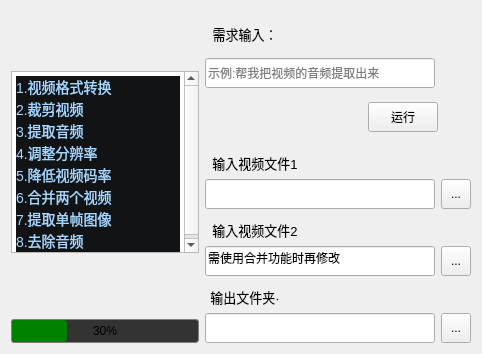
<?xml version="1.0" encoding="UTF-8"?>
<ui version="4.0">
 <class>Widget</class>
 <widget class="QWidget" name="Widget">
  <property name="geometry">
   <rect>
    <x>0</x>
    <y>0</y>
    <width>482</width>
    <height>354</height>
   </rect>
  </property>
  <property name="windowTitle">
   <string>自然语言剪辑视频小工具</string>
  </property>
  <layout class="QVBoxLayout" name="verticalLayout_6">
   <item>
    <spacer name="verticalSpacer">
     <property name="orientation">
      <enum>Qt::Orientation::Vertical</enum>
     </property>
     <property name="sizeHint" stdset="0">
      <size>
       <width>20</width>
       <height>40</height>
      </size>
     </property>
    </spacer>
   </item>
   <item>
    <layout class="QHBoxLayout" name="horizontalLayout_7">
     <item>
      <layout class="QVBoxLayout" name="verticalLayout_5">
       <item>
        <spacer name="verticalSpacer_6">
         <property name="orientation">
          <enum>Qt::Orientation::Vertical</enum>
         </property>
         <property name="sizeHint" stdset="0">
          <size>
           <width>20</width>
           <height>40</height>
          </size>
         </property>
        </spacer>
       </item>
       <item>
        <spacer name="verticalSpacer_3">
         <property name="orientation">
          <enum>Qt::Orientation::Vertical</enum>
         </property>
         <property name="sizeHint" stdset="0">
          <size>
           <width>20</width>
           <height>40</height>
          </size>
         </property>
        </spacer>
       </item>
       <item>
        <widget class="QTextBrowser" name="textBrowser">
         <property name="styleSheet">
          <string notr="true"/>
         </property>
         <property name="html">
          <string>&lt;!DOCTYPE HTML PUBLIC &quot;-//W3C//DTD HTML 4.0//EN&quot; &quot;http://www.w3.org/TR/REC-html40/strict.dtd&quot;&gt;
&lt;html&gt;&lt;head&gt;&lt;meta name=&quot;qrichtext&quot; content=&quot;1&quot; /&gt;&lt;meta charset=&quot;utf-8&quot; /&gt;&lt;style type=&quot;text/css&quot;&gt;
p, li { white-space: pre-wrap; }
hr { height: 1px; border-width: 0; }
li.unchecked::marker { content: &quot;\2610&quot;; }
li.checked::marker { content: &quot;\2612&quot;; }
&lt;/style&gt;&lt;/head&gt;&lt;body style=&quot; font-family:'Microsoft YaHei UI'; font-size:9pt; font-weight:400; font-style:normal;&quot;&gt;
&lt;p style=&quot; margin-top:0px; margin-bottom:0px; margin-left:0px; margin-right:0px; -qt-block-indent:0; text-indent:0px; line-height:19px; background-color:#121314;&quot;&gt;&lt;span style=&quot; font-family:'Consolas','Courier New','monospace'; font-size:14px; color:#a5d6ff;&quot;&gt;1.视频格式转换&lt;/span&gt;&lt;/p&gt;
&lt;p style=&quot; margin-top:0px; margin-bottom:0px; margin-left:0px; margin-right:0px; -qt-block-indent:0; text-indent:0px; line-height:19px; background-color:#121314;&quot;&gt;&lt;span style=&quot; font-family:'Consolas','Courier New','monospace'; font-size:14px; color:#a5d6ff;&quot;&gt;2.裁剪视频&lt;/span&gt;&lt;/p&gt;
&lt;p style=&quot; margin-top:0px; margin-bottom:0px; margin-left:0px; margin-right:0px; -qt-block-indent:0; text-indent:0px; line-height:19px; background-color:#121314;&quot;&gt;&lt;span style=&quot; font-family:'Consolas','Courier New','monospace'; font-size:14px; color:#a5d6ff;&quot;&gt;3.提取音频&lt;/span&gt;&lt;/p&gt;
&lt;p style=&quot; margin-top:0px; margin-bottom:0px; margin-left:0px; margin-right:0px; -qt-block-indent:0; text-indent:0px; line-height:19px; background-color:#121314;&quot;&gt;&lt;span style=&quot; font-family:'Consolas','Courier New','monospace'; font-size:14px; color:#a5d6ff;&quot;&gt;4.调整分辨率&lt;/span&gt;&lt;/p&gt;
&lt;p style=&quot; margin-top:0px; margin-bottom:0px; margin-left:0px; margin-right:0px; -qt-block-indent:0; text-indent:0px; line-height:19px; background-color:#121314;&quot;&gt;&lt;span style=&quot; font-family:'Consolas','Courier New','monospace'; font-size:14px; color:#a5d6ff;&quot;&gt;5.降低视频码率&lt;/span&gt;&lt;/p&gt;
&lt;p style=&quot; margin-top:0px; margin-bottom:0px; margin-left:0px; margin-right:0px; -qt-block-indent:0; text-indent:0px; line-height:19px; background-color:#121314;&quot;&gt;&lt;span style=&quot; font-family:'Consolas','Courier New','monospace'; font-size:14px; color:#a5d6ff;&quot;&gt;6.合并两个视频&lt;/span&gt;&lt;/p&gt;
&lt;p style=&quot; margin-top:0px; margin-bottom:0px; margin-left:0px; margin-right:0px; -qt-block-indent:0; text-indent:0px; line-height:19px; background-color:#121314;&quot;&gt;&lt;span style=&quot; font-family:'Consolas','Courier New','monospace'; font-size:14px; color:#a5d6ff;&quot;&gt;7.提取单帧图像&lt;/span&gt;&lt;/p&gt;
&lt;p style=&quot; margin-top:0px; margin-bottom:0px; margin-left:0px; margin-right:0px; -qt-block-indent:0; text-indent:0px; line-height:19px; background-color:#121314;&quot;&gt;&lt;span style=&quot; font-family:'Consolas','Courier New','monospace'; font-size:14px; color:#a5d6ff;&quot;&gt;8.去除音频&lt;/span&gt;&lt;/p&gt;&lt;/body&gt;&lt;/html&gt;</string>
         </property>
        </widget>
       </item>
       <item>
        <spacer name="verticalSpacer_5">
         <property name="orientation">
          <enum>Qt::Orientation::Vertical</enum>
         </property>
         <property name="sizeHint" stdset="0">
          <size>
           <width>20</width>
           <height>40</height>
          </size>
         </property>
        </spacer>
       </item>
       <item>
        <spacer name="verticalSpacer_4">
         <property name="orientation">
          <enum>Qt::Orientation::Vertical</enum>
         </property>
         <property name="sizeHint" stdset="0">
          <size>
           <width>20</width>
           <height>40</height>
          </size>
         </property>
        </spacer>
       </item>
       <item>
        <widget class="QProgressBar" name="progressBar">
         <property name="layoutDirection">
          <enum>Qt::LayoutDirection::LeftToRight</enum>
         </property>
         <property name="styleSheet">
          <string notr="true">QProgressBar {
        border: 1px solid grey; /* 整个进度条的外边框 */
        border-radius: 3px;     /* 圆角 */
        text-align: center;     /* 文字居中 */
        background-color: #333; /* 背景颜色（未完成部分） */
    }

    QProgressBar::chunk {
        background-color: #008000; /* 进度条颜色（已完成部分） */
        border: none;              /* 关键：去掉内部边框 */
        /* 或者你可以给它加一点圆角，让它更好看 */
        border-radius: 3px;
    }
</string>
         </property>
         <property name="value">
          <number>30</number>
         </property>
         <property name="textDirection">
          <enum>QProgressBar::Direction::TopToBottom</enum>
         </property>
        </widget>
       </item>
      </layout>
     </item>
     <item>
      <layout class="QVBoxLayout" name="verticalLayout_4">
       <item>
        <layout class="QHBoxLayout" name="horizontalLayout_6">
         <item>
          <layout class="QVBoxLayout" name="verticalLayout">
           <item>
            <widget class="QLabel" name="label_2">
             <property name="minimumSize">
              <size>
               <width>80</width>
               <height>25</height>
              </size>
             </property>
             <property name="maximumSize">
              <size>
               <width>80</width>
               <height>25</height>
              </size>
             </property>
             <property name="font">
              <font>
               <pointsize>10</pointsize>
              </font>
             </property>
             <property name="text">
              <string>需求输入：</string>
             </property>
             <property name="alignment">
              <set>Qt::AlignmentFlag::AlignBottom|Qt::AlignmentFlag::AlignHCenter</set>
             </property>
             <property name="openExternalLinks">
              <bool>false</bool>
             </property>
            </widget>
           </item>
           <item>
            <layout class="QHBoxLayout" name="horizontalLayout">
             <item>
              <widget class="QLineEdit" name="input_lineEdit">
               <property name="minimumSize">
                <size>
                 <width>230</width>
                 <height>30</height>
                </size>
               </property>
               <property name="maximumSize">
                <size>
                 <width>230</width>
                 <height>30</height>
                </size>
               </property>
               <property name="alignment">
                <set>Qt::AlignmentFlag::AlignLeading|Qt::AlignmentFlag::AlignLeft|Qt::AlignmentFlag::AlignVCenter</set>
               </property>
               <property name="placeholderText">
                <string>示例:帮我把视频的音频提取出来</string>
               </property>
              </widget>
             </item>
             <item>
              <spacer name="horizontalSpacer_2">
               <property name="orientation">
                <enum>Qt::Orientation::Horizontal</enum>
               </property>
               <property name="sizeHint" stdset="0">
                <size>
                 <width>40</width>
                 <height>20</height>
                </size>
               </property>
              </spacer>
             </item>
            </layout>
           </item>
           <item>
            <layout class="QHBoxLayout" name="horizontalLayout_8">
             <item>
              <spacer name="horizontalSpacer">
               <property name="orientation">
                <enum>Qt::Orientation::Horizontal</enum>
               </property>
               <property name="sizeHint" stdset="0">
                <size>
                 <width>40</width>
                 <height>20</height>
                </size>
               </property>
              </spacer>
             </item>
             <item>
              <spacer name="horizontalSpacer_6">
               <property name="orientation">
                <enum>Qt::Orientation::Horizontal</enum>
               </property>
               <property name="sizeHint" stdset="0">
                <size>
                 <width>40</width>
                 <height>20</height>
                </size>
               </property>
              </spacer>
             </item>
             <item>
              <spacer name="horizontalSpacer_5">
               <property name="orientation">
                <enum>Qt::Orientation::Horizontal</enum>
               </property>
               <property name="sizeHint" stdset="0">
                <size>
                 <width>40</width>
                 <height>20</height>
                </size>
               </property>
              </spacer>
             </item>
             <item>
              <spacer name="horizontalSpacer_7">
               <property name="orientation">
                <enum>Qt::Orientation::Horizontal</enum>
               </property>
               <property name="sizeHint" stdset="0">
                <size>
                 <width>40</width>
                 <height>20</height>
                </size>
               </property>
              </spacer>
             </item>
             <item>
              <spacer name="horizontalSpacer_4">
               <property name="orientation">
                <enum>Qt::Orientation::Horizontal</enum>
               </property>
               <property name="sizeHint" stdset="0">
                <size>
                 <width>40</width>
                 <height>20</height>
                </size>
               </property>
              </spacer>
             </item>
             <item>
              <widget class="QPushButton" name="run_pushButton">
               <property name="maximumSize">
                <size>
                 <width>70</width>
                 <height>30</height>
                </size>
               </property>
               <property name="baseSize">
                <size>
                 <width>0</width>
                 <height>0</height>
                </size>
               </property>
               <property name="text">
                <string>运行</string>
               </property>
              </widget>
             </item>
             <item>
              <spacer name="horizontalSpacer_3">
               <property name="orientation">
                <enum>Qt::Orientation::Horizontal</enum>
               </property>
               <property name="sizeHint" stdset="0">
                <size>
                 <width>40</width>
                 <height>20</height>
                </size>
               </property>
              </spacer>
             </item>
            </layout>
           </item>
           <item>
            <layout class="QHBoxLayout" name="horizontalLayout_5"/>
           </item>
          </layout>
         </item>
        </layout>
       </item>
       <item>
        <layout class="QVBoxLayout" name="verticalLayout_2">
         <item>
          <widget class="QLabel" name="label_4">
           <property name="minimumSize">
            <size>
             <width>100</width>
             <height>25</height>
            </size>
           </property>
           <property name="maximumSize">
            <size>
             <width>100</width>
             <height>25</height>
            </size>
           </property>
           <property name="font">
            <font>
             <pointsize>10</pointsize>
            </font>
           </property>
           <property name="text">
            <string>输入视频文件1</string>
           </property>
           <property name="alignment">
            <set>Qt::AlignmentFlag::AlignBottom|Qt::AlignmentFlag::AlignHCenter</set>
           </property>
          </widget>
         </item>
         <item>
          <layout class="QHBoxLayout" name="horizontalLayout_4">
           <item>
            <widget class="QLineEdit" name="in_file_lineEdit1">
             <property name="minimumSize">
              <size>
               <width>230</width>
               <height>30</height>
              </size>
             </property>
             <property name="maximumSize">
              <size>
               <width>230</width>
               <height>30</height>
              </size>
             </property>
            </widget>
           </item>
           <item>
            <widget class="QToolButton" name="in_open_toolButton1">
             <property name="minimumSize">
              <size>
               <width>30</width>
               <height>30</height>
              </size>
             </property>
             <property name="maximumSize">
              <size>
               <width>30</width>
               <height>30</height>
              </size>
             </property>
             <property name="baseSize">
              <size>
               <width>0</width>
               <height>0</height>
              </size>
             </property>
             <property name="text">
              <string>...</string>
             </property>
            </widget>
           </item>
          </layout>
         </item>
        </layout>
       </item>
       <item>
        <widget class="QLabel" name="label_5">
         <property name="minimumSize">
          <size>
           <width>100</width>
           <height>25</height>
          </size>
         </property>
         <property name="maximumSize">
          <size>
           <width>100</width>
           <height>25</height>
          </size>
         </property>
         <property name="font">
          <font>
           <pointsize>10</pointsize>
          </font>
         </property>
         <property name="contextMenuPolicy">
          <enum>Qt::ContextMenuPolicy::NoContextMenu</enum>
         </property>
         <property name="text">
          <string>输入视频文件2</string>
         </property>
         <property name="alignment">
          <set>Qt::AlignmentFlag::AlignBottom|Qt::AlignmentFlag::AlignHCenter</set>
         </property>
        </widget>
       </item>
       <item>
        <layout class="QHBoxLayout" name="horizontalLayout_9">
         <item>
          <widget class="QLineEdit" name="in_file_lineEdit2">
           <property name="minimumSize">
            <size>
             <width>230</width>
             <height>30</height>
            </size>
           </property>
           <property name="maximumSize">
            <size>
             <width>230</width>
             <height>30</height>
            </size>
           </property>
           <property name="text">
            <string>需使用合并功能时再修改</string>
           </property>
          </widget>
         </item>
         <item>
          <widget class="QToolButton" name="in_open_toolButton2">
           <property name="minimumSize">
            <size>
             <width>30</width>
             <height>30</height>
            </size>
           </property>
           <property name="maximumSize">
            <size>
             <width>30</width>
             <height>30</height>
            </size>
           </property>
           <property name="text">
            <string>...</string>
           </property>
          </widget>
         </item>
        </layout>
       </item>
       <item>
        <layout class="QVBoxLayout" name="verticalLayout_3">
         <item>
          <widget class="QLabel" name="label_3">
           <property name="minimumSize">
            <size>
             <width>80</width>
             <height>25</height>
            </size>
           </property>
           <property name="maximumSize">
            <size>
             <width>80</width>
             <height>25</height>
            </size>
           </property>
           <property name="font">
            <font>
             <pointsize>10</pointsize>
            </font>
           </property>
           <property name="text">
            <string>输出文件夹·</string>
           </property>
           <property name="alignment">
            <set>Qt::AlignmentFlag::AlignBottom|Qt::AlignmentFlag::AlignHCenter</set>
           </property>
          </widget>
         </item>
         <item>
          <layout class="QHBoxLayout" name="horizontalLayout_3">
           <item>
            <widget class="QLineEdit" name="out_file_lineEdit">
             <property name="minimumSize">
              <size>
               <width>230</width>
               <height>30</height>
              </size>
             </property>
             <property name="maximumSize">
              <size>
               <width>230</width>
               <height>30</height>
              </size>
             </property>
            </widget>
           </item>
           <item>
            <widget class="QToolButton" name="out_open_toolButton">
             <property name="minimumSize">
              <size>
               <width>30</width>
               <height>30</height>
              </size>
             </property>
             <property name="maximumSize">
              <size>
               <width>30</width>
               <height>30</height>
              </size>
             </property>
             <property name="text">
              <string>...</string>
             </property>
            </widget>
           </item>
          </layout>
         </item>
        </layout>
       </item>
      </layout>
     </item>
    </layout>
   </item>
   <item>
    <spacer name="verticalSpacer_2">
     <property name="orientation">
      <enum>Qt::Orientation::Vertical</enum>
     </property>
     <property name="sizeHint" stdset="0">
      <size>
       <width>20</width>
       <height>40</height>
      </size>
     </property>
    </spacer>
   </item>
  </layout>
 </widget>
 <resources/>
 <connections/>
</ui>
